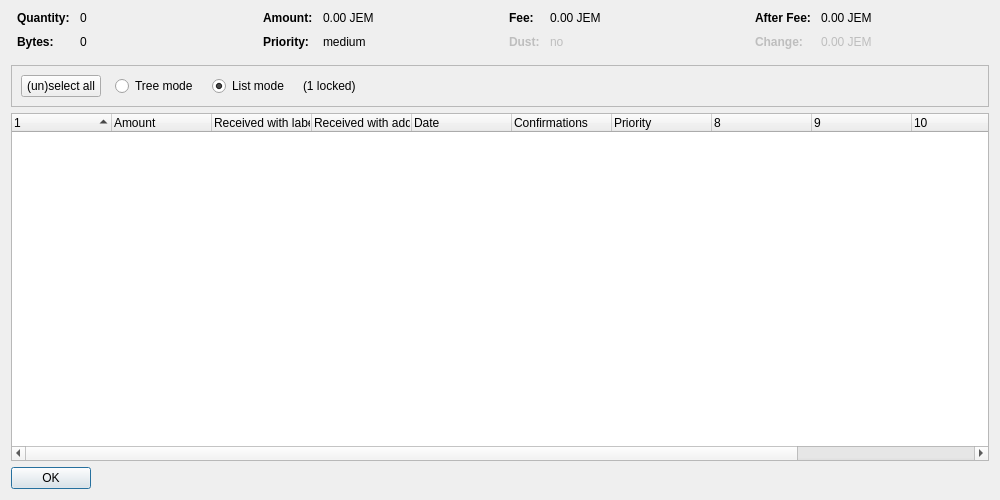
<?xml version="1.0" encoding="UTF-8"?>
<ui version="4.0">
 <class>CoinControlDialog</class>
 <widget class="QDialog" name="CoinControlDialog">
  <property name="geometry">
   <rect>
    <x>0</x>
    <y>0</y>
    <width>1000</width>
    <height>500</height>
   </rect>
  </property>
  <property name="windowTitle">
   <string>Coin Selection</string>
  </property>
  <layout class="QVBoxLayout" name="verticalLayout">
   <item>
    <layout class="QHBoxLayout" name="horizontalLayoutTop" stretch="0,0,0,0">
     <property name="topMargin">
      <number>0</number>
     </property>
     <property name="bottomMargin">
      <number>10</number>
     </property>
     <item>
      <layout class="QFormLayout" name="formLayoutCoinControl1">
       <property name="horizontalSpacing">
        <number>10</number>
       </property>
       <property name="verticalSpacing">
        <number>10</number>
       </property>
       <property name="leftMargin">
        <number>6</number>
       </property>
       <property name="rightMargin">
        <number>6</number>
       </property>
       <item row="0" column="0">
        <widget class="QLabel" name="labelCoinControlQuantityText">
         <property name="font">
          <font>
           <weight>75</weight>
           <bold>true</bold>
          </font>
         </property>
         <property name="text">
          <string>Quantity:</string>
         </property>
        </widget>
       </item>
       <item row="0" column="1">
        <widget class="QLabel" name="labelCoinControlQuantity">
         <property name="cursor">
          <cursorShape>IBeamCursor</cursorShape>
         </property>
         <property name="contextMenuPolicy">
          <enum>Qt::ActionsContextMenu</enum>
         </property>
         <property name="text">
          <string notr="true">0</string>
         </property>
         <property name="textInteractionFlags">
          <set>Qt::LinksAccessibleByMouse|Qt::TextSelectableByKeyboard|Qt::TextSelectableByMouse</set>
         </property>
        </widget>
       </item>
       <item row="1" column="0">
        <widget class="QLabel" name="labelCoinControlBytesText">
         <property name="font">
          <font>
           <weight>75</weight>
           <bold>true</bold>
          </font>
         </property>
         <property name="text">
          <string>Bytes:</string>
         </property>
        </widget>
       </item>
       <item row="1" column="1">
        <widget class="QLabel" name="labelCoinControlBytes">
         <property name="cursor">
          <cursorShape>IBeamCursor</cursorShape>
         </property>
         <property name="contextMenuPolicy">
          <enum>Qt::ActionsContextMenu</enum>
         </property>
         <property name="text">
          <string notr="true">0</string>
         </property>
         <property name="textInteractionFlags">
          <set>Qt::LinksAccessibleByMouse|Qt::TextSelectableByKeyboard|Qt::TextSelectableByMouse</set>
         </property>
        </widget>
       </item>
      </layout>
     </item>
     <item>
      <layout class="QFormLayout" name="formLayoutCoinControl2">
       <property name="horizontalSpacing">
        <number>10</number>
       </property>
       <property name="verticalSpacing">
        <number>10</number>
       </property>
       <property name="leftMargin">
        <number>6</number>
       </property>
       <property name="rightMargin">
        <number>6</number>
       </property>
       <item row="0" column="0">
        <widget class="QLabel" name="labelCoinControlAmountText">
         <property name="font">
          <font>
           <weight>75</weight>
           <bold>true</bold>
          </font>
         </property>
         <property name="text">
          <string>Amount:</string>
         </property>
        </widget>
       </item>
       <item row="0" column="1">
        <widget class="QLabel" name="labelCoinControlAmount">
         <property name="cursor">
          <cursorShape>IBeamCursor</cursorShape>
         </property>
         <property name="contextMenuPolicy">
          <enum>Qt::ActionsContextMenu</enum>
         </property>
         <property name="text">
          <string notr="true">0.00 JEM</string>
         </property>
         <property name="textInteractionFlags">
          <set>Qt::LinksAccessibleByMouse|Qt::TextSelectableByKeyboard|Qt::TextSelectableByMouse</set>
         </property>
        </widget>
       </item>
       <item row="1" column="0">
        <widget class="QLabel" name="labelCoinControlPriorityText">
         <property name="font">
          <font>
           <weight>75</weight>
           <bold>true</bold>
          </font>
         </property>
         <property name="text">
          <string>Priority:</string>
         </property>
        </widget>
       </item>
       <item row="1" column="1">
        <widget class="QLabel" name="labelCoinControlPriority">
         <property name="cursor">
          <cursorShape>IBeamCursor</cursorShape>
         </property>
         <property name="contextMenuPolicy">
          <enum>Qt::ActionsContextMenu</enum>
         </property>
         <property name="text">
          <string notr="true">medium</string>
         </property>
         <property name="textInteractionFlags">
          <set>Qt::LinksAccessibleByMouse|Qt::TextSelectableByKeyboard|Qt::TextSelectableByMouse</set>
         </property>
        </widget>
       </item>
      </layout>
     </item>
     <item>
      <layout class="QFormLayout" name="formLayoutCoinControl3">
       <property name="horizontalSpacing">
        <number>10</number>
       </property>
       <property name="verticalSpacing">
        <number>10</number>
       </property>
       <property name="leftMargin">
        <number>6</number>
       </property>
       <property name="rightMargin">
        <number>6</number>
       </property>
       <item row="0" column="0">
        <widget class="QLabel" name="labelCoinControlFeeText">
         <property name="font">
          <font>
           <weight>75</weight>
           <bold>true</bold>
          </font>
         </property>
         <property name="text">
          <string>Fee:</string>
         </property>
        </widget>
       </item>
       <item row="0" column="1">
        <widget class="QLabel" name="labelCoinControlFee">
         <property name="cursor">
          <cursorShape>IBeamCursor</cursorShape>
         </property>
         <property name="contextMenuPolicy">
          <enum>Qt::ActionsContextMenu</enum>
         </property>
         <property name="text">
          <string notr="true">0.00 JEM</string>
         </property>
         <property name="textInteractionFlags">
          <set>Qt::LinksAccessibleByMouse|Qt::TextSelectableByKeyboard|Qt::TextSelectableByMouse</set>
         </property>
        </widget>
       </item>
       <item row="1" column="0">
        <widget class="QLabel" name="labelCoinControlLowOutputText">
         <property name="enabled">
          <bool>false</bool>
         </property>
         <property name="font">
          <font>
           <weight>75</weight>
           <bold>true</bold>
          </font>
         </property>
         <property name="text">
          <string>Dust:</string>
         </property>
        </widget>
       </item>
       <item row="1" column="1">
        <widget class="QLabel" name="labelCoinControlLowOutput">
         <property name="enabled">
          <bool>false</bool>
         </property>
         <property name="cursor">
          <cursorShape>IBeamCursor</cursorShape>
         </property>
         <property name="contextMenuPolicy">
          <enum>Qt::ActionsContextMenu</enum>
         </property>
         <property name="text">
          <string notr="true">no</string>
         </property>
         <property name="textInteractionFlags">
          <set>Qt::LinksAccessibleByMouse|Qt::TextSelectableByKeyboard|Qt::TextSelectableByMouse</set>
         </property>
        </widget>
       </item>
      </layout>
     </item>
     <item>
      <layout class="QFormLayout" name="formLayoutCoinControl4">
       <property name="horizontalSpacing">
        <number>10</number>
       </property>
       <property name="verticalSpacing">
        <number>10</number>
       </property>
       <property name="leftMargin">
        <number>6</number>
       </property>
       <property name="rightMargin">
        <number>6</number>
       </property>
       <item row="0" column="0">
        <widget class="QLabel" name="labelCoinControlAfterFeeText">
         <property name="font">
          <font>
           <weight>75</weight>
           <bold>true</bold>
          </font>
         </property>
         <property name="text">
          <string>After Fee:</string>
         </property>
        </widget>
       </item>
       <item row="0" column="1">
        <widget class="QLabel" name="labelCoinControlAfterFee">
         <property name="cursor">
          <cursorShape>IBeamCursor</cursorShape>
         </property>
         <property name="contextMenuPolicy">
          <enum>Qt::ActionsContextMenu</enum>
         </property>
         <property name="text">
          <string notr="true">0.00 JEM</string>
         </property>
         <property name="textInteractionFlags">
          <set>Qt::LinksAccessibleByMouse|Qt::TextSelectableByKeyboard|Qt::TextSelectableByMouse</set>
         </property>
        </widget>
       </item>
       <item row="1" column="0">
        <widget class="QLabel" name="labelCoinControlChangeText">
         <property name="enabled">
          <bool>false</bool>
         </property>
         <property name="font">
          <font>
           <weight>75</weight>
           <bold>true</bold>
          </font>
         </property>
         <property name="text">
          <string>Change:</string>
         </property>
        </widget>
       </item>
       <item row="1" column="1">
        <widget class="QLabel" name="labelCoinControlChange">
         <property name="enabled">
          <bool>false</bool>
         </property>
         <property name="cursor">
          <cursorShape>IBeamCursor</cursorShape>
         </property>
         <property name="contextMenuPolicy">
          <enum>Qt::ActionsContextMenu</enum>
         </property>
         <property name="text">
          <string notr="true">0.00 JEM</string>
         </property>
         <property name="textInteractionFlags">
          <set>Qt::LinksAccessibleByMouse|Qt::TextSelectableByKeyboard|Qt::TextSelectableByMouse</set>
         </property>
        </widget>
       </item>
      </layout>
     </item>
    </layout>
   </item>
   <item>
    <widget class="QFrame" name="frame">
     <property name="minimumSize">
      <size>
       <width>0</width>
       <height>40</height>
      </size>
     </property>
     <property name="frameShape">
      <enum>QFrame::StyledPanel</enum>
     </property>
     <property name="frameShadow">
      <enum>QFrame::Sunken</enum>
     </property>
     <layout class="QHBoxLayout" name="horizontalLayout">
      <item>
       <layout class="QHBoxLayout" name="horizontalLayoutPanel" stretch="0,0,0,0,0">
        <property name="spacing">
         <number>14</number>
        </property>
        <item>
         <widget class="QPushButton" name="pushButtonSelectAll">
          <property name="sizePolicy">
           <sizepolicy hsizetype="Maximum" vsizetype="Fixed">
            <horstretch>0</horstretch>
            <verstretch>0</verstretch>
           </sizepolicy>
          </property>
          <property name="text">
           <string>(un)select all</string>
          </property>
          <property name="autoDefault">
           <bool>false</bool>
          </property>
         </widget>
        </item>
        <item>
         <widget class="QRadioButton" name="radioTreeMode">
          <property name="sizePolicy">
           <sizepolicy hsizetype="Maximum" vsizetype="Fixed">
            <horstretch>0</horstretch>
            <verstretch>0</verstretch>
           </sizepolicy>
          </property>
          <property name="text">
           <string>Tree mode</string>
          </property>
         </widget>
        </item>
        <item>
         <widget class="QRadioButton" name="radioListMode">
          <property name="sizePolicy">
           <sizepolicy hsizetype="Maximum" vsizetype="Fixed">
            <horstretch>0</horstretch>
            <verstretch>0</verstretch>
           </sizepolicy>
          </property>
          <property name="text">
           <string>List mode</string>
          </property>
          <property name="checked">
           <bool>true</bool>
          </property>
         </widget>
        </item>
        <item>
         <widget class="QLabel" name="labelLocked">
          <property name="text">
           <string notr="true">(1 locked)</string>
          </property>
         </widget>
        </item>
        <item>
         <spacer name="horizontalSpacer">
          <property name="orientation">
           <enum>Qt::Horizontal</enum>
          </property>
          <property name="sizeHint" stdset="0">
           <size>
            <width>40</width>
            <height>20</height>
           </size>
          </property>
         </spacer>
        </item>
       </layout>
      </item>
     </layout>
    </widget>
   </item>
   <item>
    <widget class="CoinControlTreeWidget" name="treeWidget">
     <property name="contextMenuPolicy">
      <enum>Qt::CustomContextMenu</enum>
     </property>
     <property name="sortingEnabled">
      <bool>false</bool>
     </property>
     <property name="columnCount">
      <number>12</number>
     </property>
     <attribute name="headerShowSortIndicator" stdset="0">
      <bool>true</bool>
     </attribute>
     <attribute name="headerStretchLastSection">
      <bool>false</bool>
     </attribute>
     <column>
      <property name="text">
       <string/>
      </property>
     </column>
     <column>
      <property name="text">
       <string>Amount</string>
      </property>
     </column>
     <column>
      <property name="text">
       <string>Received with label</string>
      </property>
     </column>
     <column>
      <property name="text">
       <string>Received with address</string>
      </property>
     </column>
     <column>
      <property name="text">
       <string>Date</string>
      </property>
     </column>
     <column>
      <property name="text">
       <string>Confirmations</string>
      </property>
      <property name="toolTip">
       <string>Confirmed</string>
      </property>
     </column>
     <column>
      <property name="text">
       <string>Priority</string>
      </property>
     </column>
     <column>
      <property name="text">
       <string/>
      </property>
     </column>
     <column>
      <property name="text">
       <string/>
      </property>
     </column>
     <column>
      <property name="text">
       <string/>
      </property>
     </column>
     <column>
      <property name="text">
       <string/>
      </property>
     </column>
     <column>
      <property name="text">
       <string/>
      </property>
     </column>
    </widget>
   </item>
   <item>
    <widget class="QDialogButtonBox" name="buttonBox">
     <property name="sizePolicy">
      <sizepolicy hsizetype="Maximum" vsizetype="Fixed">
       <horstretch>0</horstretch>
       <verstretch>0</verstretch>
      </sizepolicy>
     </property>
     <property name="orientation">
      <enum>Qt::Horizontal</enum>
     </property>
     <property name="standardButtons">
      <set>QDialogButtonBox::Ok</set>
     </property>
    </widget>
   </item>
  </layout>
 </widget>
 <customwidgets>
  <customwidget>
   <class>CoinControlTreeWidget</class>
   <extends>QTreeWidget</extends>
   <header>coincontroltreewidget.h</header>
  </customwidget>
 </customwidgets>
 <resources/>
 <connections/>
</ui>
